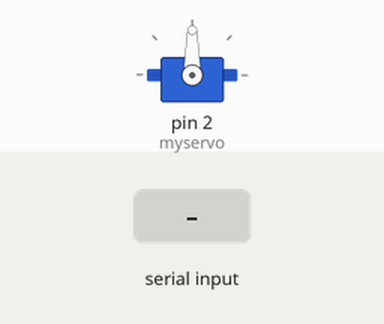
Bench run of a sketch on a simulated Arduino Uno, built with avr-gcc and run on an emulated ATmega328P. Parts: servo. The test bench sets the inputs (shaded band). What the sketch prints to the serial monitor is not drawn.

Above: at 1.2 s.
1.3 s: "y" received over Serial
At 2.8 s:
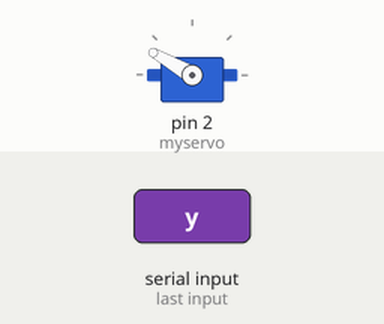
4.3 s: "a" received over Serial
6.8 s: "b" received over Serial
Timing chart, 0 to 9.8 s (numbered marks = the images above; inputs shaded):
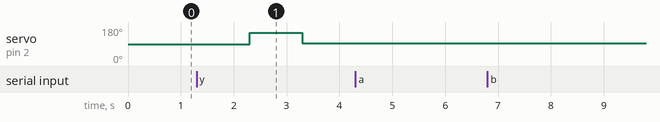

Measured:
- after the input at 1.3 s, servo on pin 2 (myservo): 90° → 150° after 1.0 s, → 93° 1.0 s later
- after the input at 4.3 s, every drawn part: stays the same
- after the input at 6.8 s, every drawn part: stays the same

The sketch:

latch.ino
```cpp
// int led = 13;
#include <Servo.h>          // Include servo library
Servo myservo;
int pos = 0;


int received = 0;

int i;

void setup() {

  Serial.begin(9600);
  myservo.attach(2);
  // pinMode(led, OUTPUT);
  // Servo is stationary.
}


void loop() {

  if (Serial.available() > 0) {

  received = Serial.read();
  delay(1000);
    if (received == 'y')
    {
      myservo.write(150);
      delay(1000);
      myservo.write(93);
    }

    if (received == 'a'){

    Serial.println("a is clicked");

    delay(2000);

    }

     else if (received == 'b'){

      for(i=0;i<5;i++){

        Serial.println("working");

    delay(1000);

    Serial.println("nothing");
    delay(1000);

    }

  }

}

}
```
